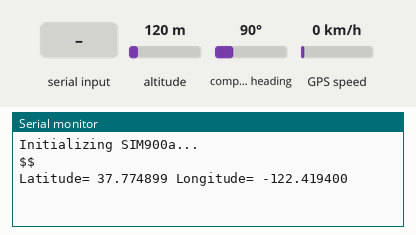
Bench run of a sketch on a simulated Arduino Uno, built with avr-gcc and run on an emulated ATmega328P. On the bench: the last lines printed to the serial monitor. Inputs (shaded band) come from the test bench; at power-on: altitude 120 m, compass heading 90°, GPS speed 0 km/h. The GPS gets a fix after 3 s at 37.7749, -122.4194 with 8 satellites; the modem accepts every AT command (registered, SIM ready, sends succeed) and sends nothing else.

Above: at 21.0 s.
21.1 s: "+HTTPACTION:" received over the second serial link
At 22.2 s:
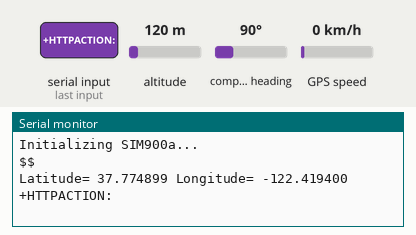
23.1 s: "1" received over the second serial link
At 24.7 s:
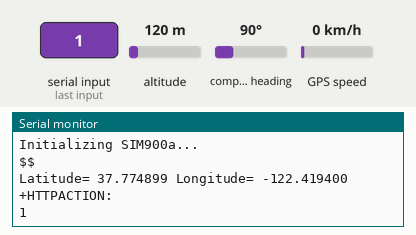

Measured:
- after the input at 21.1 s, the serial monitor: prints a new line after 0.52 s (image 1)
- after the input at 23.1 s, the serial monitor: prints a new line after 1.0 s (image 2)

The sketch:

SIM900a_send_data_to_php.ino
```cpp
#include <TinyGPS++.h>
#include <AltSoftSerial.h>

AltSoftSerial neogps;

TinyGPSPlus gps;

unsigned long previousMillis = 0;
long interval = 6000;

void init_gsm();
void gprs_connect();
boolean gprs_disconnect();
boolean is_gprs_connected();
void post_to_firebase();
boolean waitResponse(String expected_answer = "OK", unsigned int timeout = 2000);
void sendGpsToServer();

#include <SoftwareSerial.h>
SoftwareSerial SIM900a(4, 5);

const String APN  = "mobitel";
const String USER = "";
const String PASS = "";

String latitude = "0", longitude = "0";

#define USE_SSL true
#define DELAY_MS 500

void setup() {

  Serial.begin(9600);
  SIM900a.begin(9600);
  neogps.begin(9600);
  Serial.println("Initializing SIM900a...");
  init_gsm();
}


void loop() {

  unsigned long currentMillis = millis();
  if (currentMillis - previousMillis > interval) {
    previousMillis = currentMillis;
    sendGpsToServer();
    post_to_firebase();
  }

  if (!is_gprs_connected()) {
    gprs_connect();
  }
}


void post_to_firebase()
{

  SIM900a.println("AT+HTTPINIT");
  waitResponse();
  delay(DELAY_MS);

  if (USE_SSL == true) {
    SIM900a.println("AT+HTTPSSL=1");
    waitResponse();
    delay(DELAY_MS);
  }

  SIM900a.println("AT+HTTPPARA=\"CID\",1");
  waitResponse();
  delay(DELAY_MS);

  SIM900a.println("AT+HTTPPARA=\"URL\", https://travelmanagementsystem2021.000webhostapp.com/location.php?id=1&long="+ longitude +"&lati=" + latitude);
  waitResponse();
  delay(DELAY_MS);

  SIM900a.println("AT+HTTPPARA=\"REDIR\",1");
  waitResponse();
  delay(DELAY_MS);

  SIM900a.println("AT+HTTPACTION=1");

  for (uint32_t start = millis(); millis() - start < 20000;) {
    while (!SIM900a.available());
    String response = SIM900a.readString();
    if (response.indexOf("+HTTPACTION:") > 0)
    {
      Serial.println(response);
      break;
    }
  }

  delay(DELAY_MS);

  SIM900a.println("AT+HTTPREAD");
  waitResponse("OK");
  delay(DELAY_MS);

  SIM900a.println("AT+HTTPTERM");
  waitResponse("OK", 1000);
  delay(DELAY_MS);
}

void init_gsm()
{

  SIM900a.println("AT");
  waitResponse();
  delay(DELAY_MS);

  SIM900a.println("AT+CPIN?");
  waitResponse("+CPIN: READY");
  delay(DELAY_MS);

  SIM900a.println("AT+CFUN=1");
  waitResponse();
  delay(DELAY_MS);

  SIM900a.println("AT+CMEE=2");
  waitResponse();
  delay(DELAY_MS);

  SIM900a.println("AT+CBATCHK=1");
  waitResponse();
  delay(DELAY_MS);

  SIM900a.println("AT+CREG?");
  waitResponse("+CREG: 0,");
  delay(DELAY_MS);

  SIM900a.print("AT+CMGF=1\r");
  waitResponse("OK");
  delay(DELAY_MS);

}

void gprs_connect()
{

  SIM900a.println("AT+SAPBR=0,1");
  waitResponse("OK", 60000);
  delay(DELAY_MS);

  SIM900a.println("AT+SAPBR=3,1,\"Contype\",\"GPRS\"");
  waitResponse();
  delay(DELAY_MS);

  SIM900a.println("AT+SAPBR=3,1,\"APN\"," + APN);
  waitResponse();
  delay(DELAY_MS);

  if (USER != "") {
    SIM900a.println("AT+SAPBR=3,1,\"USER\"," + USER);
    waitResponse();
    delay(DELAY_MS);
  }

  if (PASS != "") {
    SIM900a.println("AT+SAPBR=3,1,\"PASS\"," + PASS);
    waitResponse();
    delay(DELAY_MS);
  }

  SIM900a.println("AT+SAPBR=1,1");
  waitResponse("OK", 30000);
  delay(DELAY_MS);

  SIM900a.println("AT+SAPBR=2,1");
  waitResponse("OK");
  delay(DELAY_MS);
}

boolean gprs_disconnect()
{

  SIM900a.println("AT+CGATT=0");
  waitResponse("OK", 60000);
  //delay(DELAY_MS);

  //DISABLE GPRS
  //SIM900a.println("AT+SAPBR=0,1");
  //waitResponse("OK",60000);
  //delay(DELAY_MS);


  return true;
}

boolean is_gprs_connected()
{
  SIM900a.println("AT+CGATT?");
  if (waitResponse("+CGATT: 1", 6000) == 1) {
    return false;
  }

  return true;
}

boolean waitResponse(String expected_answer, unsigned int timeout)
{
  uint8_t x = 0, answer = 0;
  String response;
  unsigned long previous;

  while ( SIM900a.available() > 0) SIM900a.read();

  previous = millis();
  do {
    if (SIM900a.available() != 0) {
      char c = SIM900a.read();
      response.concat(c);
      x++;
      if (response.indexOf(expected_answer) > 0) {
        answer = 1;
      }
    }
  } while ((answer == 0) && ((millis() - previous) < timeout));

  Serial.println(response);
  return answer;
}

void sendGpsToServer()
{
  boolean newData = false;
  for (unsigned long start = millis(); millis() - start < 2000;) {
    while (neogps.available()) {
      if (gps.encode(neogps.read())) {
        newData = true;
        break;
      }
    }
  }

  if (newData == true) {
    newData = false;

    float altitude;
    unsigned long date, time, speed, satellites;

    latitude = String(gps.location.lat(), 6); // Latitude in degrees (double)
    longitude = String(gps.location.lng(), 6); // Longitude in degrees (double)
    altitude = gps.altitude.meters(); // Altitude in meters (double)
    date = gps.date.value(); // Raw date in DDMMYY format (u32)
    time = gps.time.value(); // Raw time in HHMMSSCC format (u32)
    speed = gps.speed.kmph();

    Serial.print("Latitude= ");
    Serial.print(latitude);
    Serial.print(" Longitude= ");
    Serial.println(longitude);
  }
}
```
